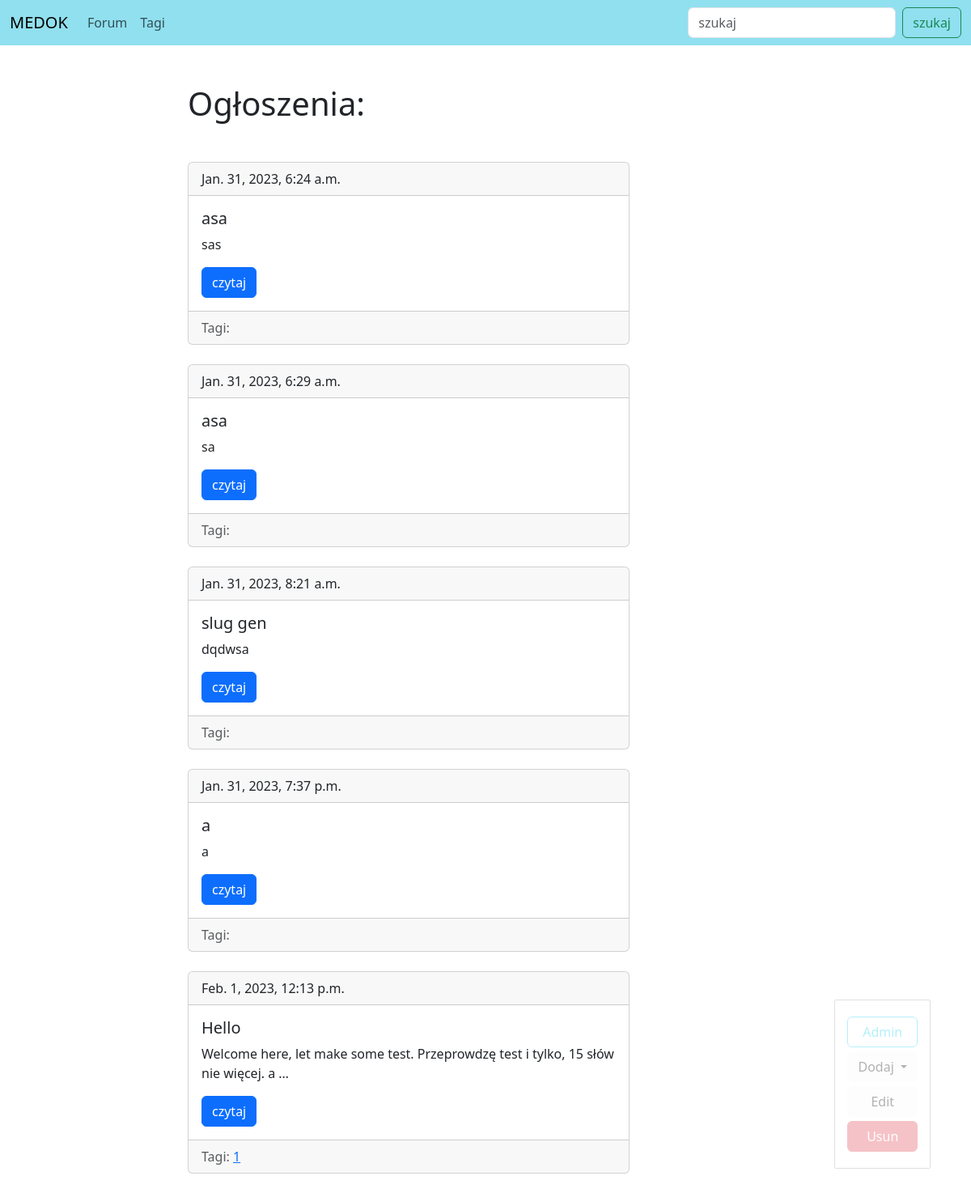
The app's page /forum/ with its own data.
### forum/models.py (models this page shows, shortened)
class Post(models.Model):
    title = models.CharField(max_length=150, db_index=True, verbose_name="tytuł")
    slug = models.SlugField(max_length=150, blank=True, unique=True, verbose_name="identyfikator")
    body = models.TextField(blank=True, db_index=True, verbose_name="tekst")
    tags = models.ManyToManyField('Tag', blank=True, related_name='posts', verbose_name="tagi")
    date_pub = models.DateTimeField(auto_now_add=True)
    def get_absolute_url(self):
        return reverse('post_detail_url', kwargs={'slug': self.slug})

class Tag(models.Model):
    title = models.CharField(max_length=50)
    slug = models.SlugField(max_length=50, unique=True)

### forum/views.py (the view)
# urls.py: path('', posts_list, name="post_list_url"),
def posts_list(request):
    search_query = request.GET.get('search', '')
    posts = Post.objects.all()
    if search_query:
        posts = Post.objects.filter(Q(title__icontains=search_query) | Q(body__icontains=search_query))
    else:
        posts = Post.objects.all()
    return render(request, 'forum/index.html', context={'posts': posts})

### forum/templates/forum/index.html (shortened to what this page needs)
{% extends 'forum/base_forum.html' %}
{% block content %}
    <h1 class="mb-5">Ogłoszenia:</h1>
    {% for post in posts %}
        {% include 'forum/includes/post_card_template.html' %}
    {% endfor %}
{% endblock %}

### forum/templates/forum/includes/post_card_template.html
<div class="card mb-4">
    <div class="card-header">
      {{post.date_pub}}
    </div>
    <div class="card-body">
      <h5 class="card-title">{{ post.title }}</h5>
      <p class="card-text">{{ post.body|truncatewords:15 }}</p>
      <a href="{{ post.get_absolute_url }}" class="btn btn-primary">czytaj</a>
    </div>
    <div class="card-footer text-muted">
      Tagi:
      {% for tag in post.tags.all %}
        <a href="{{  tag.get_absolut_url }}">{{ tag.title }}</a>
      {% endfor %}
    </div>
</div>

### records on screen
Post: date_pub "Jan. 31, 2023, 6:24 a.m.", title "asa", body "sas"
Post: date_pub "Jan. 31, 2023, 6:29 a.m.", title "asa", body "sa"
Post: date_pub "Jan. 31, 2023, 8:21 a.m.", title "slug gen", body "dqdwsa"
Post: date_pub "Jan. 31, 2023, 7:37 p.m.", title "a", body "a"
Post: date_pub "Feb. 1, 2023, 12:13 p.m.", title "Hello", body "Welcome here, let make some test. Przeprowdzę test i tylko, 15 słów nie więcej. a …"
Tag: title "1"
